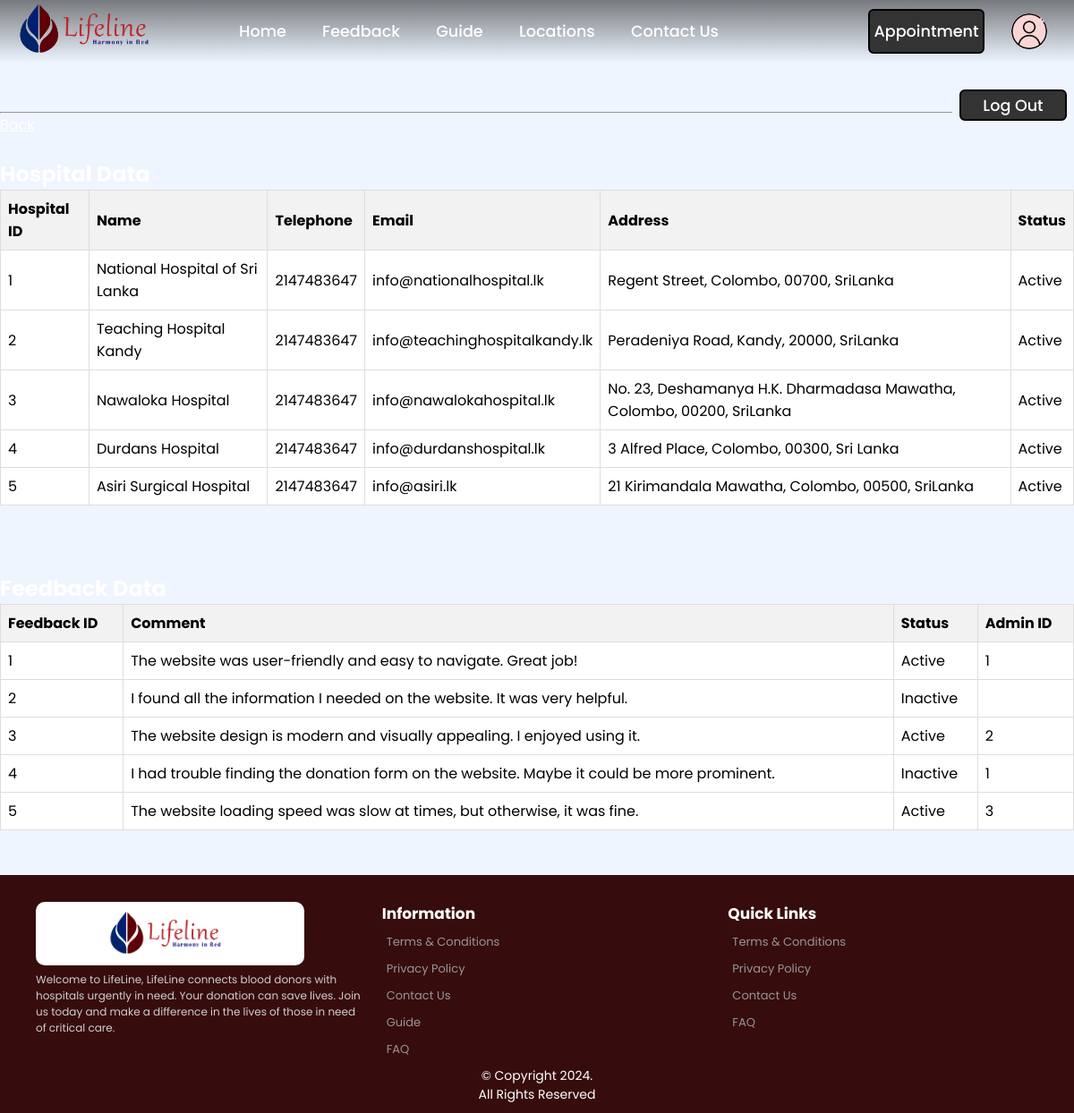
Page /admin_history.php on the committed database.
### tables this page shows
CREATE TABLE
    hospital (
        Hospital_id INT AUTO_INCREMENT NOT NULL,
        H_Name VARCHAR(50) UNIQUE NOT NULL,
        Tel_no INT (10) NOT NULL,
        Email VARCHAR(100) UNIQUE NOT NULL,
        Line1 VARCHAR(200) NOT NULL,
        City VARCHAR(100) NOT NULL,
        Postal_Code VARCHAR(15) NOT NULL,
        Country VARCHAR(30) NOT NULL,
        H_Password VARCHAR(20) NOT NULL,
        Status BOOLEAN NULL,
        H_Admin_id INT NULL,
        CONSTRAINT Hospital_PK PRIMARY KEY (Hospital_id),
        CONSTRAINT H_Admin_id_FK1 FOREIGN KEY (H_Admin_id) REFERENCES Admin (Admin_id)
    );

CREATE TABLE
    feedback (
        Feedback_id INT AUTO_INCREMENT NOT NULL,
        F_Donor_id INT NULL,
        F_Hospital_id INT NULL,
        Comment VARCHAR(250) NOT NULL,
        Status BOOLEAN NULL,
        F_Admin_id INT NULL,
        CONSTRAINT Feedback_id PRIMARY KEY (Feedback_id),
        CONSTRAINT Feedback_F_Doner_id_FK1 FOREIGN KEY (F_Donor_id) REFERENCES Donor (Donor_id),
        CONSTRAINT Feedback_F_Hospital_id_FK2 FOREIGN KEY (F_Hospital_id) REFERENCES Hospital (Hospital_id),
        CONSTRAINT Feedback_F_Admin_id_FK3 FOREIGN KEY (F_Admin_id) REFERENCES Admin (Admin_id),
        CONSTRAINT Donor_or_Hospital CHECK (
            (
                F_Donor_id IS NOT NULL
                AND F_Hospital_id IS NULL
            )
            OR (
                F_Donor_id IS NULL
                AND F_Hospital_id IS NOT NULL
            )
        )
    );

### admin_history.php (the view, shortened to what this page needs)
<?php
require 'header.php';
require 'includes/function.inc.php';
$sql_hospital = "SELECT * ,
CONCAT(Line1,', ',City,', ',Postal_Code,', ',Country) AS Adress
FROM hospital";
$result_hospital = $con->query($sql_hospital);
$sql_feedback = "SELECT * FROM feedback";
$result_feedback = $con->query($sql_feedback);
?>
<!DOCTYPE html>
<html lang="en">
<head>
</head>
<body>
<div class="sec1">
      <div class="row1">
        <div class="but3">
          <button class="logout" name='logout' onclick="document.location='logout.php' ">Log Out</button>
        </div>
      </div>
    </div>
    <br />
    <hr />
    <a href="admin_panel.php">Back</a>
    <br>
    <br>
  <h2>Hospital Data</h2>
  <table>
    <tr>
      <th>Hospital ID</th>
      <th>Name</th>
      <th>Telephone</th>
      <th>Email</th>
      <th>Address</th>
      <th>Status</th>
    </tr>
    <?php
    if ($result_hospital->num_rows > 0) {
      while($row = $result_hospital->fetch_assoc()) {
        echo "<tr>";
        echo "<td>" . $row["Hospital_id"] . "</td>";
        echo "<td>" . $row["H_Name"] . "</td>";
        echo "<td>" . $row["Tel_no"] . "</td>";
        echo "<td>" . $row["Email"] . "</td>";
        echo "<td>" . $row["Adress"] . "</td>";
        echo "<td>" . ($row["Status"] ? 'Active' : 'Inactive') . "</td>";
        echo "</tr>";
      }
    } else {
      echo "<tr><td colspan='6'>No hospitals found</td></tr>";
    }
    ?>
  </table>
<br>
<br>
<br>
  <h2>Feedback Data</h2>
  <table>
    <tr>
      <th>Feedback ID</th>
      <th>Comment</th>
      <th>Status</th>
      <th>Admin ID</th>
    </tr>
    <?php
    if ($result_feedback->num_rows > 0) {
      while($row = $result_feedback->fetch_assoc()) {
        echo "<tr>";
        echo "<td>" . $row["Feedback_id"] . "</td>";
        echo "<td>" . $row["Comment"] . "</td>";
        echo "<td>" . ($row["Status"] ? 'Active' : 'Inactive') . "</td>";
        echo "<td>" . $row["F_Admin_id"] . "</td>";
        echo "</tr>";
      }
    } else {
      echo "<tr><td colspan='4'>No feedback found</td></tr>";
    }
    ?>
  </table>
  <br><br>
</body>
</html>
<?php
require 'footer.php';
?>

### css/index.css (style rules this page uses)
* { margin: 0; padding: 0; box-sizing: border-box; font-family: 'Poppins', sans-serif; }
body { justify-content: center; align-items: center; background-color:#EEF5FF; margin-top: 100px; min-height: 100vh; }

### admin_history.php (style rules this page uses)
body { background-image:url(../images/panelwall.jpg); image-orientation: flip; background-repeat: no-repeat; background-size: cover; background-position: center; }
table { background: white; border-collapse: collapse; width: 100%; }
th, td { border: 1px solid #ddd; padding: 8px; text-align: left; }
th { background-color: #f2f2f2; }
.logout { float:right; margin: 0 8px; width: 120px; height: 35px; border: 2px solid #000000; outline:none; border-radius: 6px; font-size: 1.1em; color: white; background-color: #333; font-weight: 500; transition: .5s; }
.logout { display: inline; }
.row1 { color:rgb(248, 248, 233); }
h2 { color: white; }
a { color: white; }

### rows in the picture
hospital: Hospital_id "1", H_Name "National Hospital of Sri Lanka", Tel_no "2147483647", Email "info@nationalhospital.lk", Adress "Regent Street, Colombo, 00700, SriLanka", Status "Active"
hospital: Hospital_id "2", H_Name "Teaching Hospital Kandy", Tel_no "2147483647", Email "info@teachinghospitalkandy.lk", Adress "Peradeniya Road, Kandy, 20000, SriLanka", Status "Active"
hospital: Hospital_id "3", H_Name "Nawaloka Hospital", Tel_no "2147483647", Email "info@nawalokahospital.lk", Adress "No. 23, Deshamanya H.K. Dharmadasa Mawatha, Colombo, 00200, SriLanka", Status "Active"
hospital: Hospital_id "4", H_Name "Durdans Hospital", Tel_no "2147483647", Email "info@durdanshospital.lk", Adress "3 Alfred Place, Colombo, 00300, Sri Lanka", Status "Active"
hospital: Hospital_id "5", H_Name "Asiri Surgical Hospital", Tel_no "2147483647", Email "info@asiri.lk", Adress "21 Kirimandala Mawatha, Colombo, 00500, SriLanka", Status "Active"
feedback: Feedback_id "1", Comment "The website was user-friendly and easy to navigate. Great job!", Status "Active", F_Admin "1"
feedback: Feedback_id "2", Comment "I found all the information I needed on the website. It was very helpful.", shows "Inactive"
feedback: Feedback_id "3", Comment "The website design is modern and visually appealing. I enjoyed using it.", Status "Active", F_Admin "2"
feedback: Feedback_id "4", Comment "I had trouble finding the donation form on the website. Maybe it could be more prominent.", Status "Inactive", F_Admin "1"
feedback: Feedback_id "5", Comment "The website loading speed was slow at times, but otherwise, it was fine.", Status "Active", F_Admin "3"
